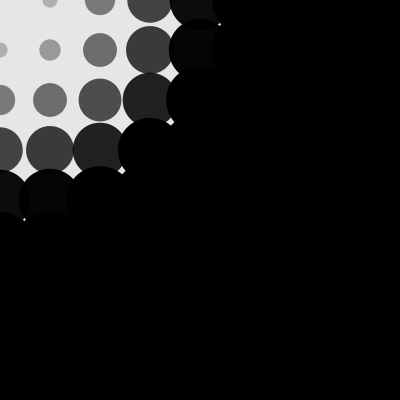
Frame 1 (no input)
Frame 60 (the mouse pressed at the canvas centre just before this capture): identical to frame 1, image omitted
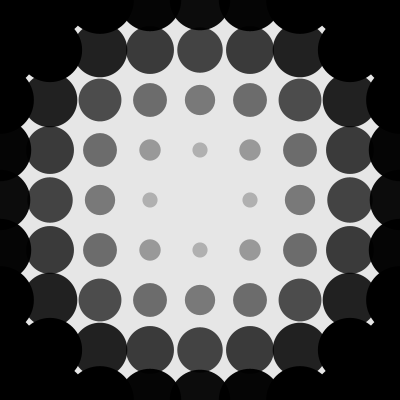
Frame 120 (the mouse held since frame 60 and released just before this capture)

The Processing sketch that drew these frames (run headless with seeded random() and noise(); from frame 60 on, the mouse is pressed at the canvas centre):

// Processing sketch: processing_95328
// ── processing_95328.pde

/*
Based on http://www.openprocessing.org/sketch/19065
Tweaked by @ramayac
*/

void setup(){
   size(400,400);
   noStroke();
   smooth();
}
 
void draw(){
   background(230);
   for(int i=0; i<=width; i+=50){
      for(int j=0; j<=height; j+=50){
        //using dist() in a nested for loop
        //creates a halftone spotlight effect
         float diameter = dist(mouseX,mouseY, i, j) / 3.3;
         fill(0, diameter*4); //added alpha channel
         ellipse(i,j, diameter, diameter); 
      }
   }
}
